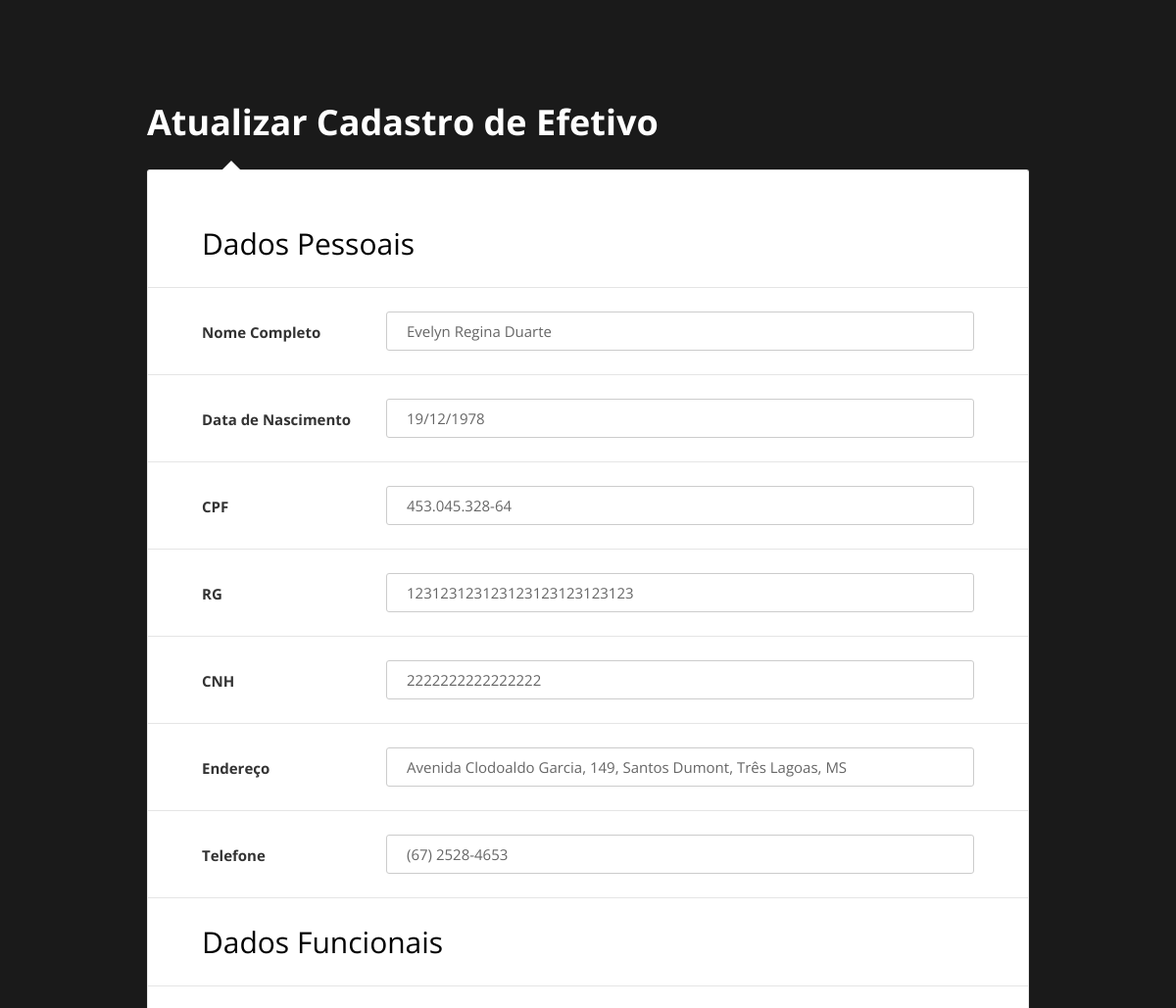
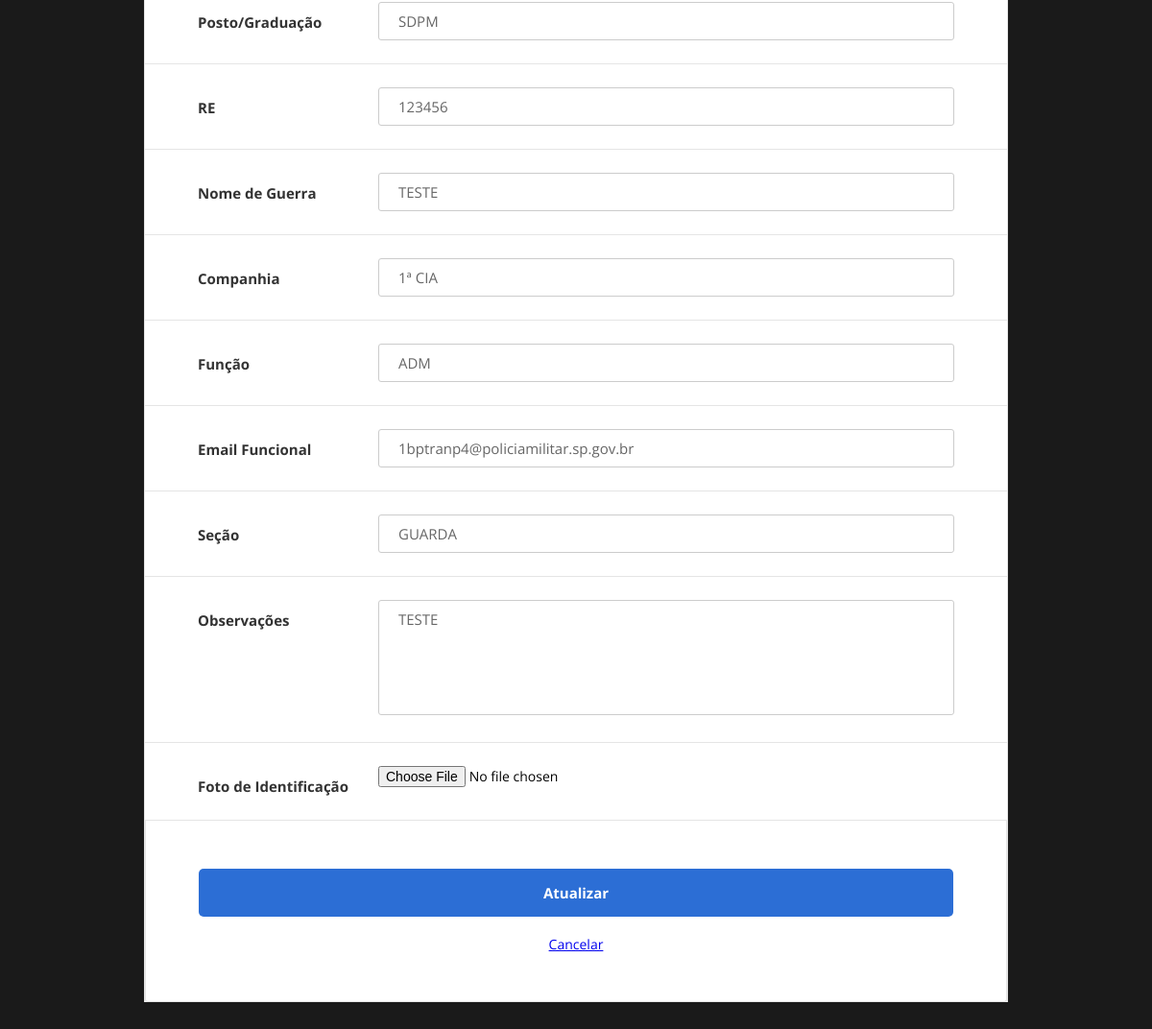
The app's page /editar.php?id=123456 (signed in) with its own data (2 pictures, top to bottom).
### tables this page shows
CREATE TABLE `tb_efetivo` (
  `RE` char(6) NOT NULL,
  `P_G` varchar(255) NOT NULL,
  `QRA` varchar(255) NOT NULL,
  `CIA` varchar(255) NOT NULL,
  `FUNCAO` varchar(255) NOT NULL,
  `ENDERECO` varchar(255) NOT NULL,
  `TELEFONE` varchar(255) NOT NULL,
  `NOME_COMPLETO` varchar(255) NOT NULL,
  `EMAIL_FUNCIONAL` varchar(255) NOT NULL,
  `DATA_NASCIMENTO` varchar(255) NOT NULL,
  `FOTO` varchar(255) NOT NULL,
  `CPF` varchar(255) NOT NULL,
  `RG` varchar(255) NOT NULL,
  `CNH` varchar(255) NOT NULL,
  `OBS` varchar(255) NOT NULL,
  `SECAO` varchar(255) NOT NULL
);

### editar.php (the view, shortened to what this page needs)
<?php
include_once('conexao.php');
$id = $_GET['id'];
 ?>
<!DOCTYPE html>
<html lang="pt-br">
<head>
    <link href="css/main.css" rel="stylesheet" media="all">
</head>
<body>
    <div class="page-wrapper bg-dark p-t-100 p-b-50">
        <div class="wrapper wrapper--w900">
            <div class="card card-6">
                <div class="card-heading">
                    <h2 class="title">Atualizar Cadastro de Efetivo</h2>
                </div>
                <div class="card-body">
				<?php
				$rs = $conn->prepare("SELECT * FROM tb_efetivo WHERE re=$id");;
		if($rs->execute()){
				if($rs->rowCount() > 0){
					while($row = $rs->fetch(PDO::FETCH_OBJ)){
					?>
                    <form method="POST" action="update_efetivo_img.php" enctype="multipart/form-data">
                        <div class="form-row">
                            <div class=""><h2>Dados Pessoais</h2></div>
                        </div>
						<div class="form-row">
                            <div class="name">Nome Completo</div>
                            <div class="value">
                                <input class="input--style-6" type="text" name="nome_completo" value="<?php echo $row->NOME_COMPLETO; ?>">
                            </div>
                        </div>
						<div class="form-row">
                            <div class="name">Data de Nascimento</div>
                            <div class="value">
                                <input class="input--style-6" type="text" name="dt_nasc" value="<?php echo $row->DATA_NASCIMENTO; ?>">
                            </div>
                        </div>
						<div class="form-row">
                            <div class="name">CPF</div>
                            <div class="value">
                                <input class="input--style-6" type="text" name="cpf" value="<?php echo $row->CPF; ?>">
                            </div>
                        </div>
						<div class="form-row">
                            <div class="name">RG</div>
                            <div class="value">
                                <input class="input--style-6" type="text" name="rg" value="<?php echo $row->RG; ?>">
                            </div>
                        </div>
						<div class="form-row">
                            <div class="name">CNH</div>
                            <div class="value">
                                <input class="input--style-6" type="text" name="cnh" value="<?php echo $row->CNH; ?>">
                            </div>
                        </div>
						<div class="form-row">
                            <div class="name">Endereço</div>
                            <div class="value">
                                <input class="input--style-6" type="text" name="endereco" value="<?php echo $row->ENDERECO; ?>">
                            </div>
                        </div>
						<div class="form-row">
                            <div class="name">Telefone</div>
                            <div class="value">
                                <input class="input--style-6" type="text" name="telefone" value="<?php echo $row->TELEFONE; ?>">
                            </div>
                        </div>
						<div class="form-row">
                            <div class=""><h2>Dados Funcionais</h2></div>
                        </div>
						<div class="form-row">
                            <div class="name">Posto/Graduação</div>
                            <div class="value">
                                <input class="input--style-6" type="text" name="pg" value="<?php echo $row->P_G; ?>">
                            </div>
                        </div>
						<div class="form-row">
                            <div class="name">RE</div>
                            <div class="value">
                                <input class="input--style-6" type="text" name="re" value="<?php echo $row->RE; ?>">
                            </div>
                        </div>
						<div class="form-row">
                            <div class="name">Nome de Guerra</div>
                            <div class="value">
                                <input class="input--style-6" type="text" name="ng" value="<?php echo $row->QRA; ?>">
                            </div>
                        </div>
						<div class="form-row">
                            <div class="name">Companhia</div>
                            <div class="value">
                                <input class="input--style-6" type="text" name="cia" value="<?php echo $row->CIA; ?>">
                            </div>
                        </div>
						<div class="form-row">
                            <div class="name">Função</div>
                            <div class="value">
                                <input class="input--style-6" type="text" name="funcao" value="<?php echo $row->FUNCAO; ?>">
                            </div>
                        </div>
                        <div class="form-row">
                            <div class="name">Email Funcional</div>
                            <div class="value">
                                <div class="input-group">
                                    <input class="input--style-6" type="email" name="email" placeholder="example@policiamilitar.sp.gov.br" value="<?php echo $row->EMAIL_FUNCIONAL; ?>">
                                </div>
                            </div>
                        </div>
						<div class="form-row">
                            <div class="name">Seção</div>
                            <div class="value">
                                <div class="input-group">
                                    <input class="input--style-6" type="text" name="secao" value="<?php echo $row->SECAO; ?>">
                                </div>
                            </div>
                        </div>
                        <div class="form-row">
                            <div class="name">Observações</div>
                            <div class="value">
                                <div class="input-group">
                                    <textarea class="textarea--style-6" name="obs" placeholder="Digite as observações"><?php echo $row->OBS; ?></textarea>
                                </div>
                            </div>
                        </div>
                        <div class="form-row">
                            <div class="name">Foto de Identificação</div>
                            <div class="value">
                                <div class="input-group js-input-file">
									<input type="file" name="foto" value="">
                                </div>
                            </div>
                        </div>
		<?php }}} ?>
						<div class="card-footer" align="center">
                    <input class="btn btn--radius-2 btn--blue-2" type="submit" name="grava" Value="Atualizar"></br></br>
					<a href="tela_efetivo.php">Cancelar</a>
                </div>
                    </form>
                </div>
            </div>
        </div>
    </div>
</body>
</html>

### css/main.css (style rules this page uses)
.form-row { display: -webkit-box; display: -webkit-flex; display: -moz-box; display: -ms-flexbox; display: flex; -webkit-flex-wrap: wrap; -ms-flex-wrap: wrap; flex-wrap: wrap; -webkit-box-align: start; -webkit-align-items: flex-start; -moz-box-align: start; -ms-flex-align: start; align-items: flex-start; padding: 24px 55px; border-bottom: 1px solid #e5e5e5; }
.form-row .name { width: 188px; color: #333; font-size: 15px; font-weight: 700; margin-top: 11px; }
.form-row .value { width: -webkit-calc(100% - 188px); width: -moz-calc(100% - 188px); width: calc(100% - 188px); }
html { -webkit-box-sizing: border-box; -moz-box-sizing: border-box; box-sizing: border-box; }
* { padding: 0; margin: 0; }
*, *:before, *:after { -webkit-box-sizing: inherit; -moz-box-sizing: inherit; box-sizing: inherit; }
body, h1, h2, h3, h4, h5, h6, blockquote, p, pre, dl, dd, ol, ul, figure, hr, fieldset, legend { margin: 0; padding: 0; }
.page-wrapper { min-height: 100vh; }
body { font-family: "Open Sans", "Arial", "Helvetica Neue", sans-serif; font-weight: 400; font-size: 14px; }
h1, h2, h3, h4, h5, h6 { font-weight: 400; }
h2 { font-size: 30px; }
.bg-dark { background: #1a1a1a; }
.p-t-100 { padding-top: 100px; }
.p-b-50 { padding-bottom: 50px; }
.wrapper { margin: 0 auto; }
.wrapper--w900 { max-width: 900px; }
.btn { display: inline-block; line-height: 50px; padding: 0 30px; -webkit-transition: all 0.4s ease; -o-transition: all 0.4s ease; -moz-transition: all 0.4s ease; transition: all 0.4s ease; cursor: pointer; font-size: 15px; text-transform: capitalize; font-weight: 700; color: #fff; font-family: inherit; }
.btn--radius-2 { -webkit-border-radius: 5px; -moz-border-radius: 5px; border-radius: 5px; }
.btn--blue-2 { background: #2c6ed5; }
input, textarea { outline: none; margin: 0; border: none; -webkit-box-shadow: none; -moz-box-shadow: none; box-shadow: none; width: 100%; font-size: 14px; font-family: inherit; }
textarea { resize: none; }
.input-group { position: relative; margin: 0; }
.input--style-6, .textarea--style-6 { background: transparent; line-height: 38px; border: 1px solid #cccccc; -webkit-border-radius: 3px; -moz-border-radius: 3px; border-radius: 3px; color: #666; font-size: 15px; -webkit-transition: all 0.4s ease; -o-transition: all 0.4s ease; -moz-transition: all 0.4s ease; transition: all 0.4s ease; padding: 0 20px; }
.textarea--style-6 { line-height: 1.2; min-height: 120px; padding: 10px 20px; }
.title { font-size: 36px; font-weight: 700; text-align: left; color: #fff; margin-bottom: 24px; }
.card { -webkit-border-radius: 3px; -moz-border-radius: 3px; border-radius: 3px; background: #fff; }
.card-6 { background: transparent; }
.card-6 .card-heading { background: transparent; }
.card-6 .card-body { background: #fff; position: relative; border: 1px solid #e5e5e5; border-bottom: none; padding: 30px 0; padding-bottom: 0; -webkit-border-top-left-radius: 3px; -moz-border-radius-topleft: 3px; border-top-left-radius: 3px; -webkit-border-top-right-radius: 3px; -moz-border-radius-topright: 3px; border-top-right-radius: 3px; }
.card-6 .card-body:before { bottom: 100%; left: 75px; border: solid transparent; content: ""; height: 0; width: 0; position: absolute; pointer-events: none; border-color: rgba(255, 255, 255, 0); border-bottom-color: #fff; border-width: 10px; }
.card-6 .card-footer { background: #fff; border: 1px solid #e5e5e5; border-top: none; -webkit-border-bottom-left-radius: 3px; -moz-border-radius-bottomleft: 3px; border-bottom-left-radius: 3px; -webkit-border-bottom-right-radius: 3px; -moz-border-radius-bottomright: 3px; border-bottom-right-radius: 3px; padding: 50px 55px; }

### records on screen
tb_efetivo: nome_completo "Evelyn Regina Duarte", dt_nasc "19/12/1978", cpf "453.045.328-64", rg "123123123123123123123123123", cnh "2222222222222222", endereco "Avenida Clodoaldo Garcia, 149, Santos Dumont, Três Lagoas, MS", telefone "(67) 2528-4653", pg "SDPM", re "123456", ng "TESTE", cia "1ª CIA", funcao "ADM", email "1bptranp4@policiamilitar.sp.gov.br", secao "GUARDA", obs "TESTE"
